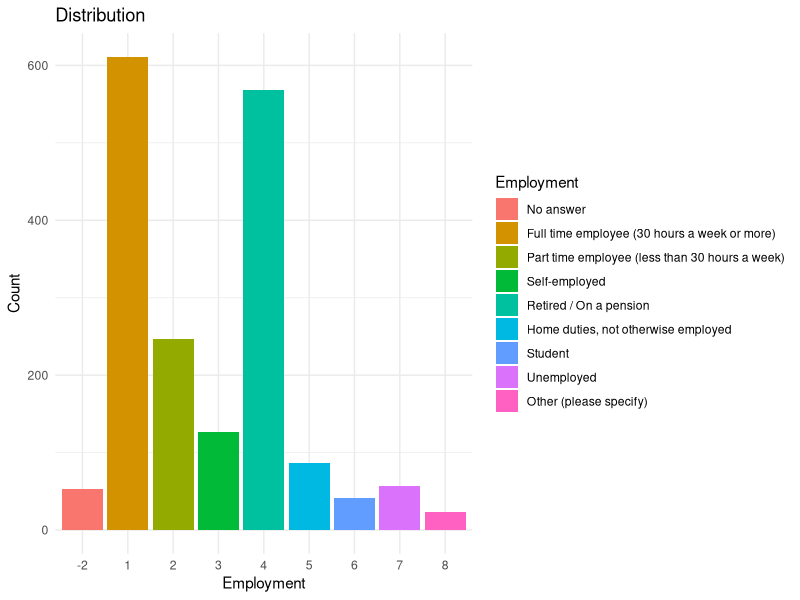
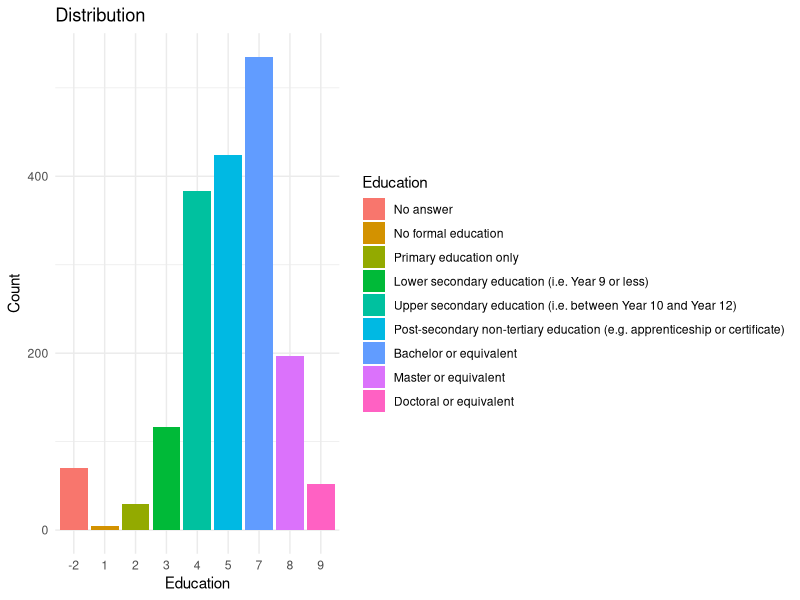
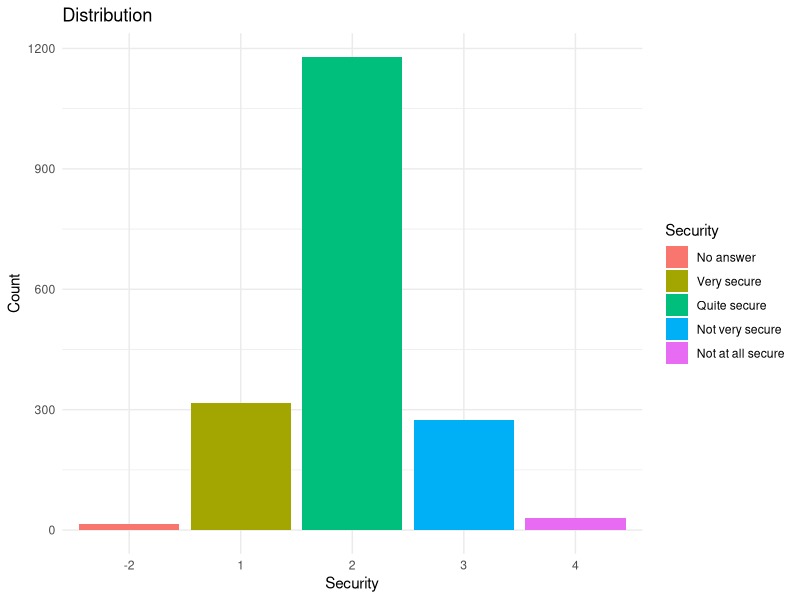
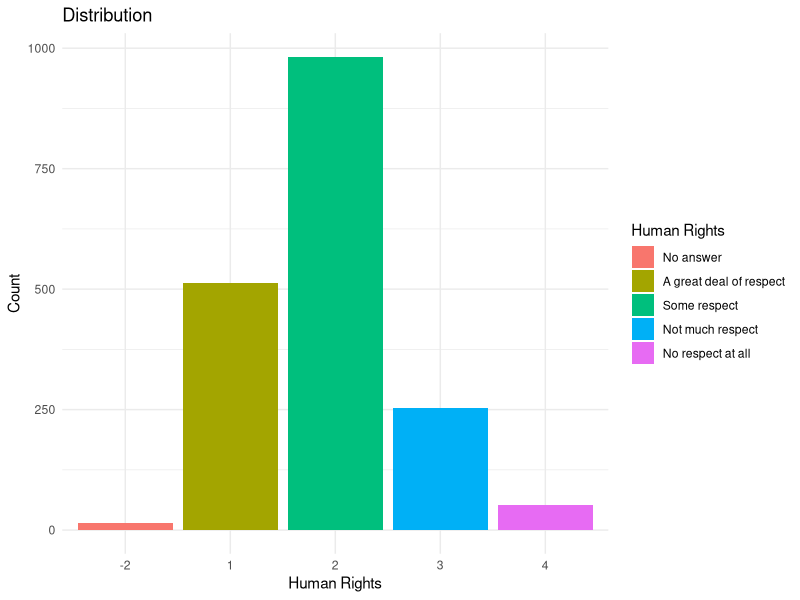
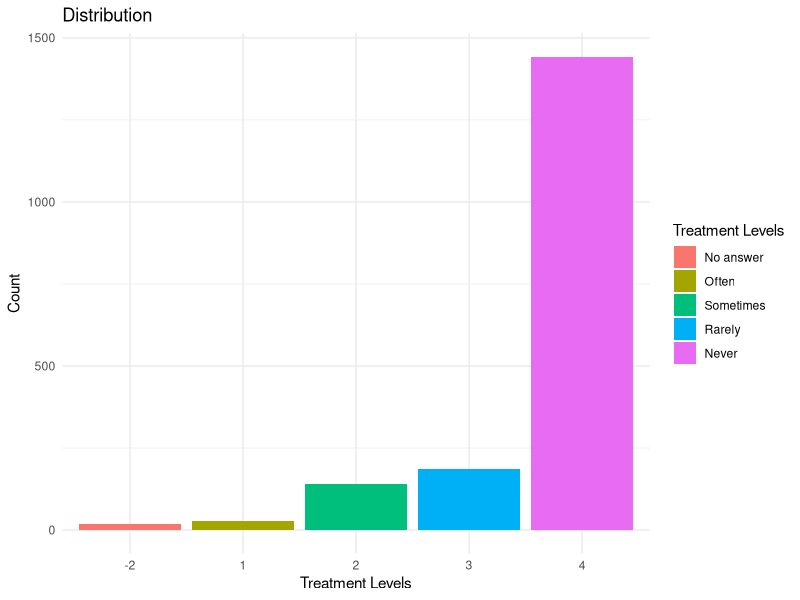
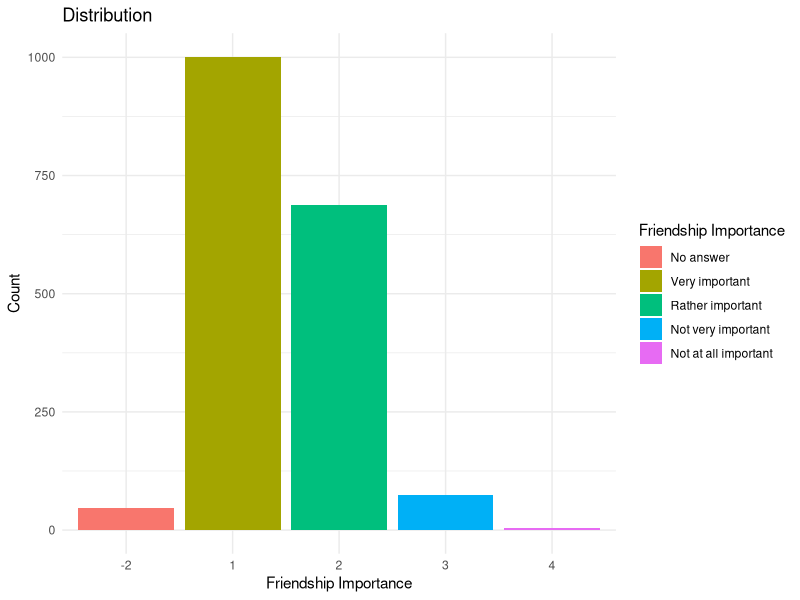

Write R code to recreate these figures, in order. (Note: this script raises an error after producing the figures.)
## ---- chunk 1
knitr::opts_chunk$set(echo = TRUE)
library(readxl)
library(dplyr)
library(ggplot2)
## ---- chunk 2
survey.data <- read.csv("wvs_data.csv")
## ---- chunk 3
survey.data

glimpse(survey.data)

head(survey.data)
## ---- chunk 4
colnames(survey.data)
## ---- chunk 5
categories = c("Employment", "Education", "Security", "Human Rights", "Treatment Levels",  "Friendship Importance")
questions = c("Q279", "Q275", "Q131", "Q253", "Q53", "Q2")
key = c("V249", "Q275", "V170", "V142", "V190", "V5")


## ---- chunk 6
# Define the vector of categories including a placeholder for the missing '-1' code
# v249_employment_status <- c(
#   "No answer",                              
#   "Full time employee (30 hours a week or more)",  
#   "Part time employee (less than 30 hours a week)", 
#   "Self-employed",                          
#   "Retired / On a pension",                  
#   "Home duties, not otherwise employed",    
#   "Student",                                 
#   "Unemployed",                             
#   "Other (please specify)"                 
# )
# 
# values.249 = c(-2,1,2,3,4,5,6,7,8)
# 
# q275_education = c("No answer",
# "No formal education",
# "Primary education only",
# "Lower secondary education (i.e. Year 9 or less)",
# "Upper secondary education (i.e. between Year 10 and Year 12)",
# "Post-secondary non-tertiary education (e.g. apprenticeship or certificate)",
# "Bachelor or equivalent",
# "Master or equivalent",
# "Doctoral or equivalent")
# 
# values.275 = c(-2,1,2,3,4,5,7,8,9)
# 
# v170_how_secure_are_you = c(
# "No answer",
# "Very secure",
# "Quite secure",
# "Not very secure",
# "Not at all secure"
# )
# 
# values.170 = c(-2,1,2,3,4)
# 
# v142_respect_human_rights = c(
# "No answer",
# "A great deal of respect",
# "Some respect",
# "Not much respect",
# "No respect at all"
# )
# 
# values.142 = c(-2,1,2,3,4)
# 
# 
# v190_gone_without_medicine = c(
# "No answer",
# "Often",
# "Sometimes",
# "Rarely",
# "Never"
# )
# 
# values.190 = c(-2,1,2,3,4)
# 
# v5_friends = c(
# "No answer",
# "Very important",
# "Rather important",
# "Not very important",
# "Not at all important"
# )
# 
# values.5 = c(-2,1,2,3,4)
## ---- chunk 7
# Define categories, questions, and key
categories <- c("Employment", "Education", "Security", "Human Rights", "Treatment Levels", "Friendship Importance")
questions <- c("Q279", "Q275", "Q131", "Q253", "Q53", "Q2")
key <- c("V249", "Q275", "V170", "V142", "V190", "V5")

# Define vectors for each category
vectors <- list(
  list(
    values = c(-2, 1, 2, 3, 4, 5, 6, 7, 8),
    chars = c(
      "No answer", 
      "Full time employee (30 hours a week or more)",  
      "Part time employee (less than 30 hours a week)", 
      "Self-employed",                          
      "Retired / On a pension",                  
      "Home duties, not otherwise employed",    
      "Student",                                 
      "Unemployed",                             
      "Other (please specify)"
    )
  ),
  list(
    values = c(-2, 1, 2, 3, 4, 5, 7, 8, 9),
    chars = c(
      "No answer",
      "No formal education",
      "Primary education only",
      "Lower secondary education (i.e. Year 9 or less)",
      "Upper secondary education (i.e. between Year 10 and Year 12)",
      "Post-secondary non-tertiary education (e.g. apprenticeship or certificate)",
      "Bachelor or equivalent",
      "Master or equivalent",
      "Doctoral or equivalent"
    )
  ),
  list(
    values = c(-2, 1, 2, 3, 4),
    chars = c(
      "No answer",
      "Very secure",
      "Quite secure",
      "Not very secure",
      "Not at all secure"
    )
  ),
  list(
    values = c(-2, 1, 2, 3, 4),
    chars = c(
      "No answer",
      "A great deal of respect",
      "Some respect",
      "Not much respect",
      "No respect at all"
    )
  ),
  list(
    values = c(-2, 1, 2, 3, 4),
    chars = c(
      "No answer",
      "Often",
      "Sometimes",
      "Rarely",
      "Never"
    )
  ),
  list(
    values = c(-2, 1, 2, 3, 4),
    chars = c(
      "No answer",
      "Very important",
      "Rather important",
      "Not very important",
      "Not at all important"
    )
  )
)

# Combine data into a dataframe
Question.key <- bind_rows(lapply(1:length(categories), function(i) {
  data.frame(
    Categories = rep(categories[i], length(vectors[[i]]$values)),
    Question.Number = rep(questions[i], length(vectors[[i]]$values)),
    Codebook = rep(key[i], length(vectors[[i]]$values)),
    Question.values = vectors[[i]]$values,
    Question.chars = vectors[[i]]$chars
  )
}))

print(Question.key)
## ---- chunk 8
survey.predictors <- data.frame(
  education = survey.data$Q275,
  employment = survey.data$V249,
  security = survey.data$V170,
  rights = survey.data$V142,
  health1 = survey.data$V11,
  health2 = survey.data$V190,
  social1 = survey.data$V10,
  social2 = survey.data$V5,
  satisfaction = survey.data$V23
)
## ---- chunk 9
summary = summary(survey.predictors)
print(summary)
## ---- chunk 10

plot_barplots <- function(column, name, values_fill) {
  ggplot(survey.data, aes(x = factor(!!column), fill = factor(!!column))) +
    geom_bar() +
    labs(title = "Distribution", x = name, fill = name, y = "Count") +
    scale_fill_discrete(labels = values_fill) +
    theme_minimal()
}

# Get unique codebooks
unique_codebooks <- unique(Question.key$Codebook)
# Loop through each unique codebook and plot bar plot
for (codebook in unique_codebooks) {
  subset_data <- filter(Question.key, Codebook == codebook)
  print(plot_barplots(column = sym(codebook), name = unique(subset_data$Categories), values_fill = unique(subset_data$Question.chars)))
}



unique_codebooks <- unique(Question.key$Codebook)
for (codebook in unique_codebooks) {
  subset_data <- filter(Question.key, Codebook == codebook)
  print(subset_data$Question.chars)
  plot_barplots(column = column, name = unique(subset_data$Categories),
  values_fill = subset_data$Question.chars)
}
